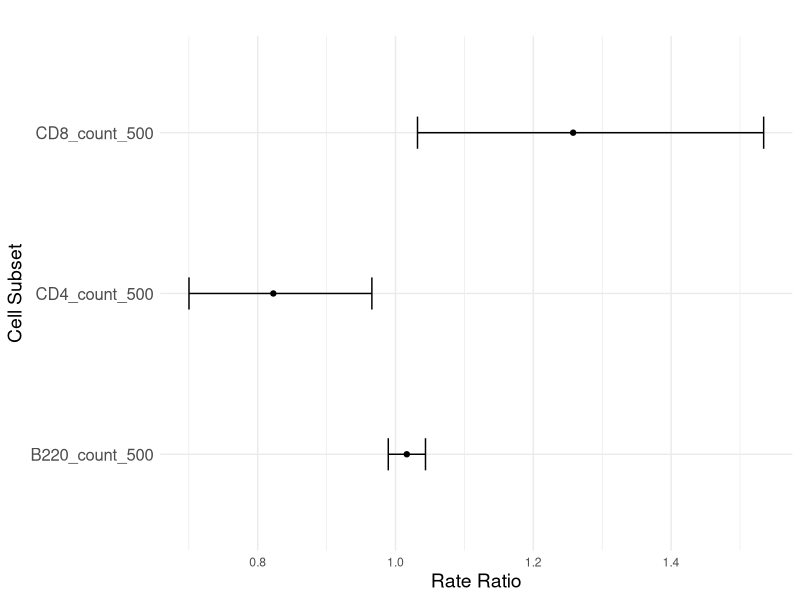
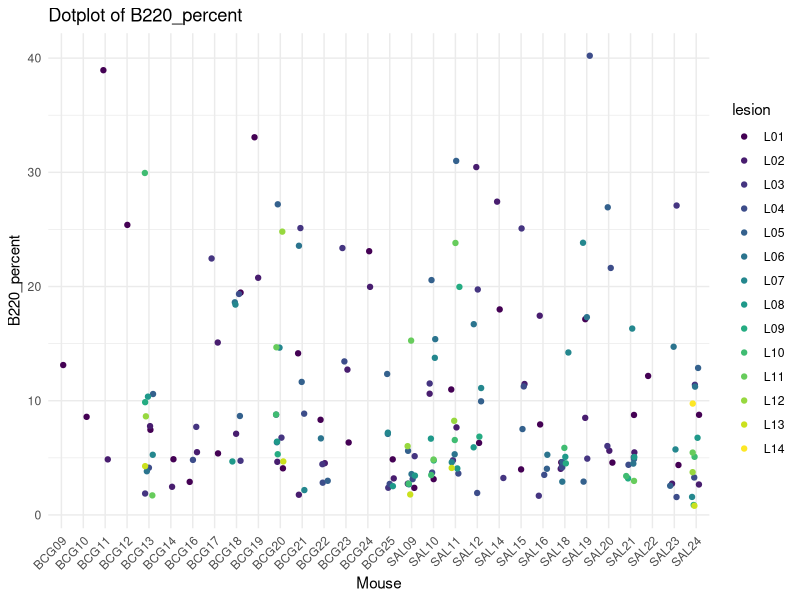
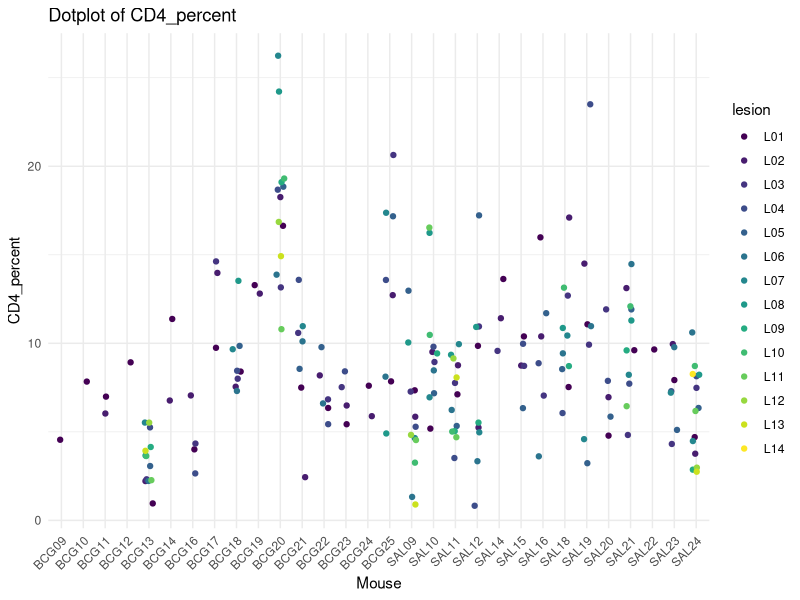
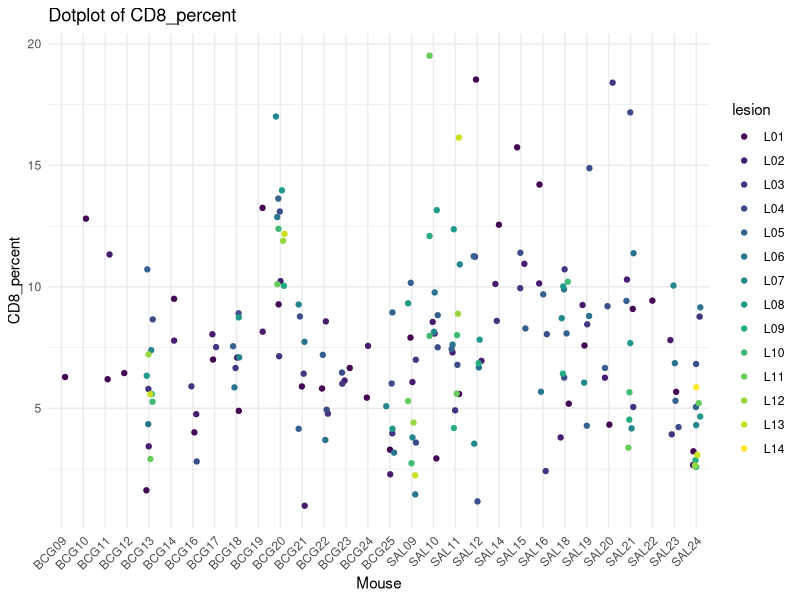
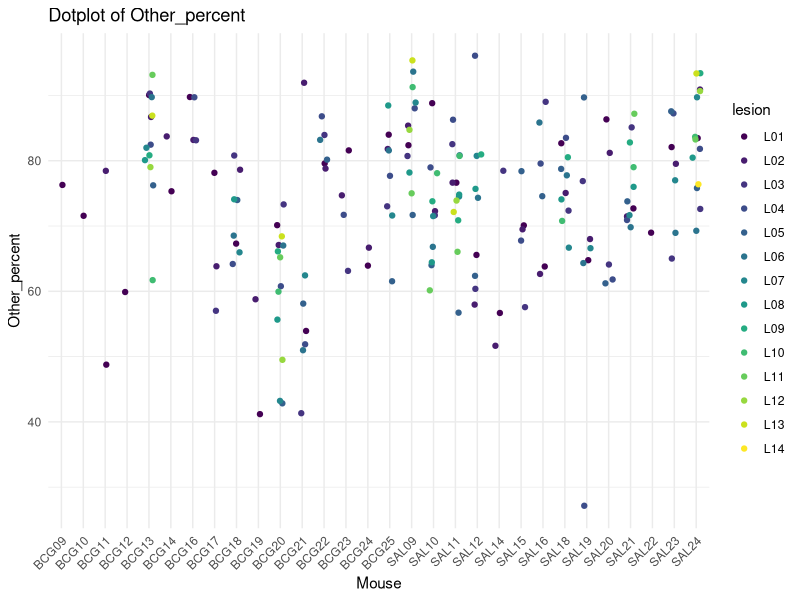
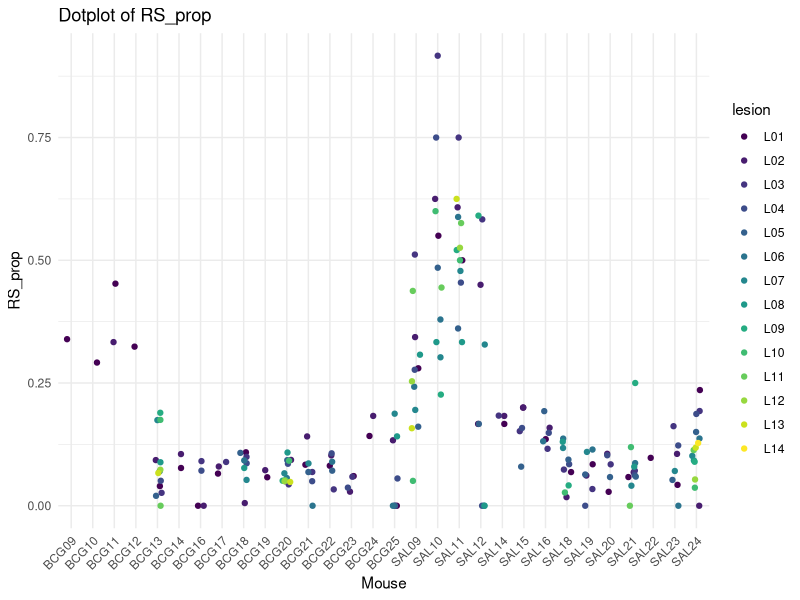
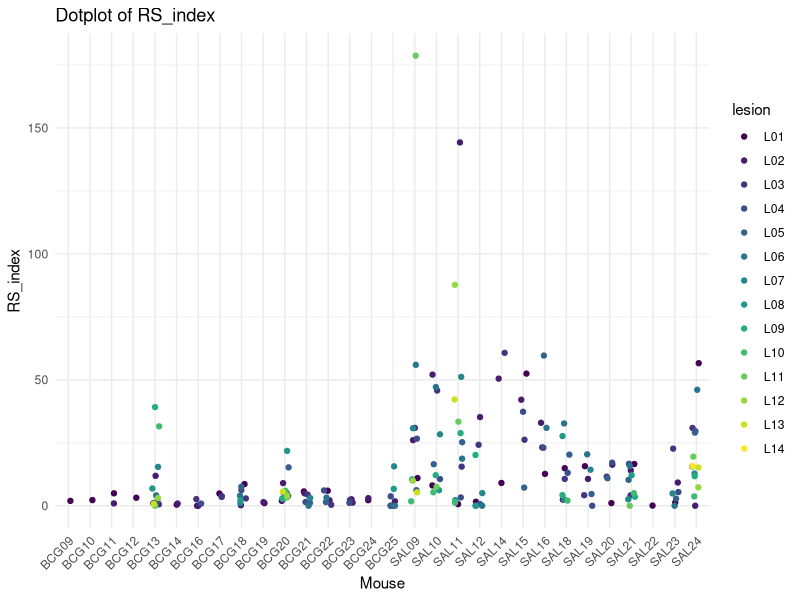
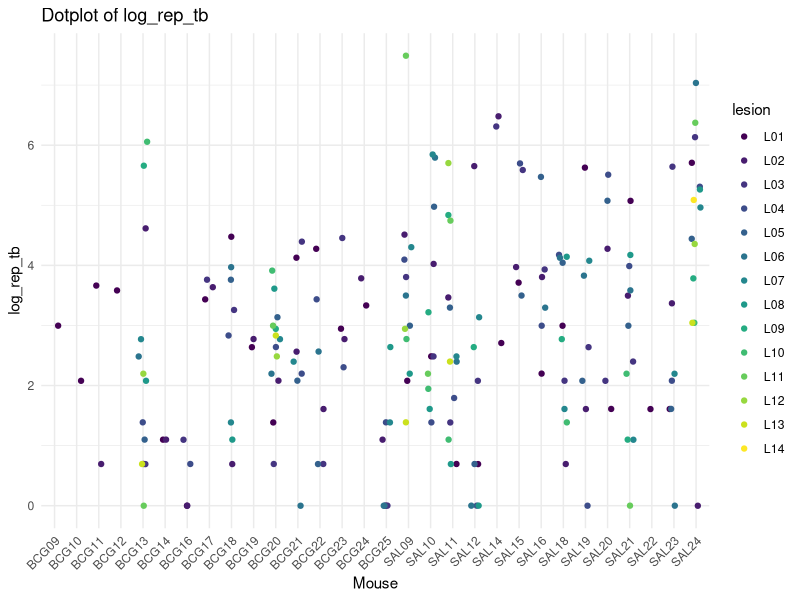

R code for these plots, in order: (Note: this script raises an error after producing the figures.)
## ---- chunk 1
knitr::opts_chunk$set(echo = TRUE)
## ---- chunk 2
library(MASS)
library(gridExtra)  
library(mnormt) 
library(lme4) 
library(knitr) 
library(kableExtra)
library(tidyverse)
library(ggplot2)
library(viridis)
## ---- chunk 3
granuloma_data <- read.csv("IHC_ISH_clean_data_WIP 1.csv")
## ---- chunk 4
# Fit Poisson GLMs with offset
glm_granuloma <- glm(rep_tb ~ CD4_count_500 + CD8_count_500 + B220_count_500 + Vaccination + Timepoint + offset(log(total_tb)), data = granuloma_data, family = quasipoisson())


summary(glm_granuloma)

# Coefficients from the model
coefficients <- c(Intercept = -2.70185,
                  CD4_count_500 = -0.19521,
                  CD8_count_500 = 0.22937,
                  B220_count_500 = 0.01623,
                  VaccinationSAL = 0.43675,
                  TimepointD56 = 0.79078)

# Function to calculate percentage change
percent_change <- function(coef) {
  (exp(coef) - 1) * 100
}

# Apply the function to all coefficients (excluding the intercept)
percent_changes <- sapply(coefficients[-1], percent_change)

# Output the percent changes
percent_changes
as.data.frame(percent_changes)
## ---- chunk 5
CI <- exp(confint(glm_granuloma))
# Extract coefficients
coefficients <- summary(glm_granuloma)$coef

# Define a significance threshold (e.g., 0.05)
significance_threshold <- 1

# Filter significant coefficients
significant_coefficients <- coefficients[coefficients[, 4] < significance_threshold, ]

# Calculate odds ratios
rate_ratios <- exp(significant_coefficients[, 1])

# Add variable names for interpretation
rate_ratios <- data.frame(
  Rate_Ratio = rate_ratios)



rate_ratios <- as.data.frame(rate_ratios) %>% 
    rownames_to_column('Cell Subset')
CI_df  <- as.data.frame(CI) %>%
    rownames_to_column('Cell Subset')

CI_df <- CI_df %>% dplyr::slice(-1)


rate_ratios <- inner_join(rate_ratios, CI_df, by = "Cell Subset")
rate_ratios$`Cell Subset` <- gsub("^group", "", rate_ratios$`Cell Subset`)
rate_ratios <- rate_ratios  %>%
  filter(`Cell Subset` != "(Intercept)")

rate_ratios 
## ---- chunk 6
rate_ratios<- data.frame(
  Cell_Subset = c("CD4_count_500", "CD8_count_500", "B220_count_500"),
  Rate_Ratio = c(0.8226647, 1.2578057, 1.0163662),
  Lower_CI = c(0.7002648, 1.0319083, 0.9895011),
  Upper_CI = c(0.9656904, 1.5343186, 1.0435044)
)



ggplot(rate_ratios, aes(x = Cell_Subset, y = Rate_Ratio)) +
  geom_point() +
  geom_errorbar(aes(ymin = Lower_CI, ymax = Upper_CI), width = 0.2) +
  coord_flip() +
  theme_minimal() +
  labs(
    x = "Cell Subset",
    y = "Rate Ratio",
    title = ""
  ) +
  theme(
    axis.text.y = element_text(size = 12),
    axis.title = element_text(size = 14),
    plot.title = element_text(size = 16, face = "bold")
  )

## ---- chunk 7
colnames(granuloma_data)

# Correlation matrix
cor(granuloma_data[, c("RS_prop", "CD4_count_500")])


cor(granuloma_data[, c("RS_prop", "CD8_count_500")])


cor(granuloma_data[, c("RS_prop", "B220_count_500")])
## ---- chunk 8
# Plot for B220_percent
ggplot(granuloma_data, aes(x = mouse, y = B220_percent, color = lesion)) +
  geom_jitter(width = 0.2) +
  ggtitle("Dotplot of B220_percent") +
  xlab("Mouse") +
  ylab("B220_percent") +
  scale_color_viridis_d() +
  theme_minimal() +
  theme(axis.text.x = element_text(angle = 45, hjust = 1))

# Plot for CD4_percent
ggplot(granuloma_data, aes(x = mouse, y = CD4_percent, color = lesion)) +
  geom_jitter(width = 0.2) +
  ggtitle("Dotplot of CD4_percent") +
  xlab("Mouse") +
  ylab("CD4_percent") +
  scale_color_viridis_d() +  
  theme_minimal() +
  theme(axis.text.x = element_text(angle = 45, hjust = 1))

# Plot for CD8_percent
ggplot(granuloma_data, aes(x = mouse, y = CD8_percent, color = lesion)) +
  geom_jitter(width = 0.2) +
  ggtitle("Dotplot of CD8_percent") +
  xlab("Mouse") +
  ylab("CD8_percent") +
  scale_color_viridis_d() +  
  theme_minimal() +
  theme(axis.text.x = element_text(angle = 45, hjust = 1))

# Plot for Other_percent
ggplot(granuloma_data, aes(x = mouse, y = Other_percent, color = lesion)) +
  geom_jitter(width = 0.2) +
  ggtitle("Dotplot of Other_percent") +
  xlab("Mouse") +
  ylab("Other_percent") +
  scale_color_viridis_d() + 
  theme_minimal() +
  theme(axis.text.x = element_text(angle = 45, hjust = 1))

# Plot for RS_prop
ggplot(granuloma_data, aes(x = mouse, y = RS_prop, color = lesion)) +
  geom_jitter(width = 0.2) +
  ggtitle("Dotplot of RS_prop") +
  xlab("Mouse") +
  ylab("RS_prop") +
  scale_color_viridis_d() +  
  theme_minimal() +
  theme(axis.text.x = element_text(angle = 45, hjust = 1))

# Plot for RS_index
ggplot(granuloma_data, aes(x = mouse, y = RS_index, color = lesion)) +
  geom_jitter(width = 0.2) +
  ggtitle("Dotplot of RS_index") +
  xlab("Mouse") +
  ylab("RS_index") +
  scale_color_viridis_d() + 
  theme_minimal() +
  theme(axis.text.x = element_text(angle = 45, hjust = 1))

# Plot for log_rep_tb
ggplot(granuloma_data, aes(x = mouse, y = log_rep_tb, color = lesion)) +
  geom_jitter(width = 0.2) +
  ggtitle("Dotplot of log_rep_tb") +
  xlab("Mouse") +
  ylab("log_rep_tb") +
  scale_color_viridis_d() + 
  theme_minimal() +
  theme(axis.text.x = element_text(angle = 45, hjust = 1))

# Plot for log_nonrep_tb
ggplot(granuloma_data, aes(x = mouse, y = log_nonrep_tb, color = lesion)) +
  geom_jitter(width = 0.2) +
  ggtitle("Dotplot of log_nonrep_tb") +
  xlab("Mouse") +
  ylab("log_nonrep_tb") +
  scale_color_viridis_d() + 
  theme_minimal() +
  theme(axis.text.x = element_text(angle = 45, hjust = 1))

# Plot for log_total_tb
ggplot(granuloma_data, aes(x = mouse, y = log_total_tb, color = lesion)) +
  geom_jitter(width = 0.2) +
  ggtitle("Dotplot of log_total_tb") +
  xlab("Mouse") +
  ylab("log_total_tb") +
  scale_color_viridis_d() + 
  theme_minimal() +
  theme(axis.text.x = element_text(angle = 45, hjust = 1))

# Plot for log_RS_index
ggplot(granuloma_data, aes(x = mouse, y = log_RS_index, color = lesion)) +
  geom_jitter(width = 0.2) +
  ggtitle("Dotplot of log_RS_index") +
  xlab("Mouse") +
  ylab("log_RS_index") +
  scale_color_viridis_d() +  
  theme_minimal() +
  theme(axis.text.x = element_text(angle = 45, hjust = 1))

# Plot for log_RS_prop
ggplot(granuloma_data, aes(x = mouse, y = log_RS_prop, color = lesion)) +
  geom_jitter(width = 0.2) +
  ggtitle("Dotplot of log_RS_prop") +
  xlab("Mouse") +
  ylab("log_RS_prop") +
  scale_color_viridis_d() +  
  theme_minimal() +
  theme(axis.text.x = element_text(angle = 45, hjust = 1))

ggplot(granuloma_data, aes(x = mouse, y = (rep_tb/total_tb), color = lesion)) +
  geom_jitter(width = 0.2) +
  ggtitle("Dotplot of Prop of Replicating Mtb") +
  xlab("Mouse") +
  ylab("Prop of Replicating Mtb") +
  scale_color_viridis_d() +  
  theme_minimal() +
  theme(axis.text.x = element_text(angle = 45, hjust = 1))

## ---- chunk 9
#GOOD
ggplot(granuloma_data, aes(x = Other_percent, y = (rep_tb/total_tb), color = lesion)) +
  geom_point() +
  facet_wrap(~ mouse) +
  ggtitle("Other_percent vs Prop of Replicating Mtb") +
  xlab("Other_percent") +
  ylab("Prop of Replicating TB") +
  scale_color_viridis_d() + 
  theme_minimal() +
  theme(axis.text.x = element_text(angle = 45, hjust = 1))


ggplot(granuloma_data, aes(x = B220_percent, y = (rep_tb/total_tb), color = lesion)) +
  geom_point() +
  facet_wrap(~ mouse) +
  ggtitle("B220_percent vs Prop of Replicating Mtb") +
  xlab("B220_percent") +
  ylab("Prop of Replicating TB") +
  scale_color_viridis_d() + 
  theme_minimal() +
  theme(axis.text.x = element_text(angle = 45, hjust = 1))

ggplot(granuloma_data, aes(x = CD8_percent, y = (rep_tb/total_tb), color = lesion)) +
  geom_point() +
  facet_wrap(~ mouse) +
  ggtitle("CD8_percent vs Prop of Replicating Mtb") +
  xlab("CD8_percent") +
  ylab("Prop of Replicating TB") +
  scale_color_viridis_d() + 
  theme_minimal() +
  theme(axis.text.x = element_text(angle = 45, hjust = 1))

ggplot(granuloma_data, aes(x = CD4_percent, y = (rep_tb/total_tb), color = lesion)) +
  geom_point() +
  facet_wrap(~ mouse) +
  ggtitle("CD4_percent vs Prop of Replicating Mtb") +
  xlab("CD4_percent") +
  ylab("Prop of Replicating TB") +
  scale_color_viridis_d() + 
  theme_minimal() +
  theme(axis.text.x = element_text(angle = 45, hjust = 1))
## ---- chunk 10
ggplot(granuloma_data, aes(x = CD8_percent, y = (rep_tb/total_tb), color = Vaccination)) +
  geom_point() +
  facet_wrap(~ Timepoint) +
  ggtitle("CD8_percent vs Prop of Replicating Mtb") +
  xlab("CD8_percent") +
  ylab("Prop of Replicating TB") +
  scale_color_viridis_d() + 
  theme_minimal() +
  theme(axis.text.x = element_text(angle = 45, hjust = 1))

ggplot(granuloma_data, aes(x = B220_percent, y = (rep_tb/total_tb), color = Vaccination)) +
  geom_point() +
  facet_wrap(~ Timepoint) +
  ggtitle("B220_percent vs Prop of Replicating Mtb") +
  xlab("B220_percent") +
  ylab("Prop of Replicating TB") +
  scale_color_viridis_d() + 
  theme_minimal() +
  theme(axis.text.x = element_text(angle = 45, hjust = 1))

ggplot(granuloma_data, aes(x = Other_percent, y = (rep_tb/total_tb), color = Vaccination)) +
  geom_point() +
  facet_wrap(~ Timepoint) +
  ggtitle("Other_percent vs Prop of Replicating Mtb") +
  xlab("Other_percent") +
  ylab("Prop of Replicating TB") +
  scale_color_viridis_d() + 
  theme_minimal() +
  theme(axis.text.x = element_text(angle = 45, hjust = 1))

ggplot(granuloma_data, aes(x = CD4_percent, y = (rep_tb/total_tb), color = Vaccination)) +
  geom_point() +
  facet_wrap(~ Timepoint) +
  ggtitle("CD4_percent vs Prop of Replicating Mtb") +
  xlab("CD4_percent") +
  ylab("Prop of Replicating TB") +
  scale_color_viridis_d() + 
  theme_minimal() +
  theme(axis.text.x = element_text(angle = 45, hjust = 1))
## ---- chunk 11
#GOOD

ggplot(granuloma_data, aes(x = CD4_percent, y = (rep_tb/total_tb), color = Vaccination)) +
  geom_point() +
  facet_wrap(~ mouse) +
  ggtitle("CD4_percent vs Prop of Replicating Mtb") +
  xlab("CD4_percent") +
  ylab("Prop of Replicating TB") +
  scale_color_viridis_d() + 
  theme_minimal() +
  theme(axis.text.x = element_text(angle = 45, hjust = 1))

ggplot(granuloma_data, aes(x = CD8_percent, y = (rep_tb/total_tb), color = Vaccination)) +
  geom_point() +
  facet_wrap(~ mouse) +
  ggtitle("CD8_percent vs Prop of Replicating Mtb") +
  xlab("CD8_percent") +
  ylab("Prop of Replicating TB") +
  scale_color_viridis_d() + 
  theme_minimal() +
  theme(axis.text.x = element_text(angle = 45, hjust = 1))

ggplot(granuloma_data, aes(x = B220_percent, y = (rep_tb/total_tb), color = Vaccination)) +
  geom_point() +
  facet_wrap(~ mouse) +
  ggtitle("B220_percent vs Prop of Replicating Mtb") +
  xlab("B220_percent") +
  ylab("Prop of Replicating TB") +
  scale_color_viridis_d() + 
  theme_minimal() +
  theme(axis.text.x = element_text(angle = 45, hjust = 1))

ggplot(granuloma_data, aes(x = Other_percent, y = (rep_tb/total_tb), color = Vaccination)) +
  geom_point() +
  facet_wrap(~ mouse) +
  ggtitle("Other_percent vs Prop of Replicating Mtb") +
  xlab("Other_percent") +
  ylab("Prop of Replicating TB") +
  scale_color_viridis_d() + 
  theme_minimal() +
  theme(axis.text.x = element_text(angle = 45, hjust = 1))
## ---- chunk 12
# nb <- glmer.nb(rep_tb ~ CD4_count_500 + CD8_count_500 + B220_count_500 + Vaccination + Timepoint + (1 | mouse/unique_lesion) + offset(log(total_tb)), data = granuloma_data)
# 
# summary(nb)
## ---- chunk 13
model_mouse_offset <- glmer(rep_tb ~ CD4_count_500 + CD8_count_500 + B220_count_500 + 
                              Vaccination + Timepoint + (1 | mouse) + offset(log(total_tb)) + (1 | unique_lesion), 
                            data = granuloma_data, family = poisson())


summary(model_mouse_offset)

# Coefficients from Poisson regression
coefficients <- c(Intercept = -2.75987,
                  CD4_count_500 = -0.09134,
                  CD8_count_500 = 0.06960,
                  B220_count_500 = 0.04841,
                  VaccinationSAL = 0.28365,
                  TimepointD56 = 0.96559)

# Function to calculate percentage change from rate ratio (similar to odds ratio)
percent_change <- function(coef) {
  (exp(coef) - 1) * 100
}

# Apply the function to all coefficients (excluding the intercept)
percent_changes <- sapply(coefficients[-1], percent_change)

# Output the percent changes/outcome rate change. this is like percent change in odds from odds ratios calculated from estimated coefficients
percent_changes

mouse_model_offset_df <- as.data.frame(percent_changes)

mouse_model_offset_df  <- rownames_to_column(mouse_model_offset_df , var = "Cell Subset")



## ---- chunk 14
CI <- exp(confint(model_mouse_offset))
# Extract coefficients
coefficients <- summary(model_mouse_offset)$coef

# Define a significance threshold (e.g., 0.05)
significance_threshold <- 1

# Filter significant coefficients
significant_coefficients <- coefficients[coefficients[, 4] < significance_threshold, ]

# Calculate odds ratios
rate_ratios <- exp(significant_coefficients[, 1])

# Add variable names for interpretation
rate_ratios <- data.frame(
  Rate_Ratio = rate_ratios)



rate_ratios <- as.data.frame(rate_ratios) %>% 
    rownames_to_column('Cell Subset')
CI_df  <- as.data.frame(CI) %>%
    rownames_to_column('Cell Subset')

CI_df <- CI_df %>% dplyr::slice(-c(1, 2))


rate_ratios <- inner_join(rate_ratios, CI_df, by = "Cell Subset")
rate_ratios$`Cell Subset` <- gsub("^group", "", rate_ratios$`Cell Subset`)
rate_ratios <- rate_ratios  %>%
  filter(`Cell Subset` != "(Intercept)")

rate_ratios 
## ---- chunk 15
rate_ratios <- data.frame(
  Cell_Subset = c("CD4_count_500", "CD8_count_500", "B220_count_500"),
  Rate_Ratio = c(0.9127092, 1.0720808, 1.0496014),
  Lower_CI = c(0.7435882, 0.8485657, 1.0085407),
  Upper_CI = c(1.121988, 1.351081, 1.093222)
)


ggplot(rate_ratios, aes(x = Cell_Subset, y = Rate_Ratio)) +
  geom_point() +
  geom_errorbar(aes(ymin = Lower_CI, ymax = Upper_CI), width = 0.2) +
  coord_flip() +
  theme_minimal() +
  labs(
    x = "Cell Subset",
    y = "Rate Ratio",
    title = ""
  ) +
  theme(
    axis.text.y = element_text(size = 12),
    axis.title = element_text(size = 14),
    plot.title = element_text(size = 16, face = "bold")
  )
